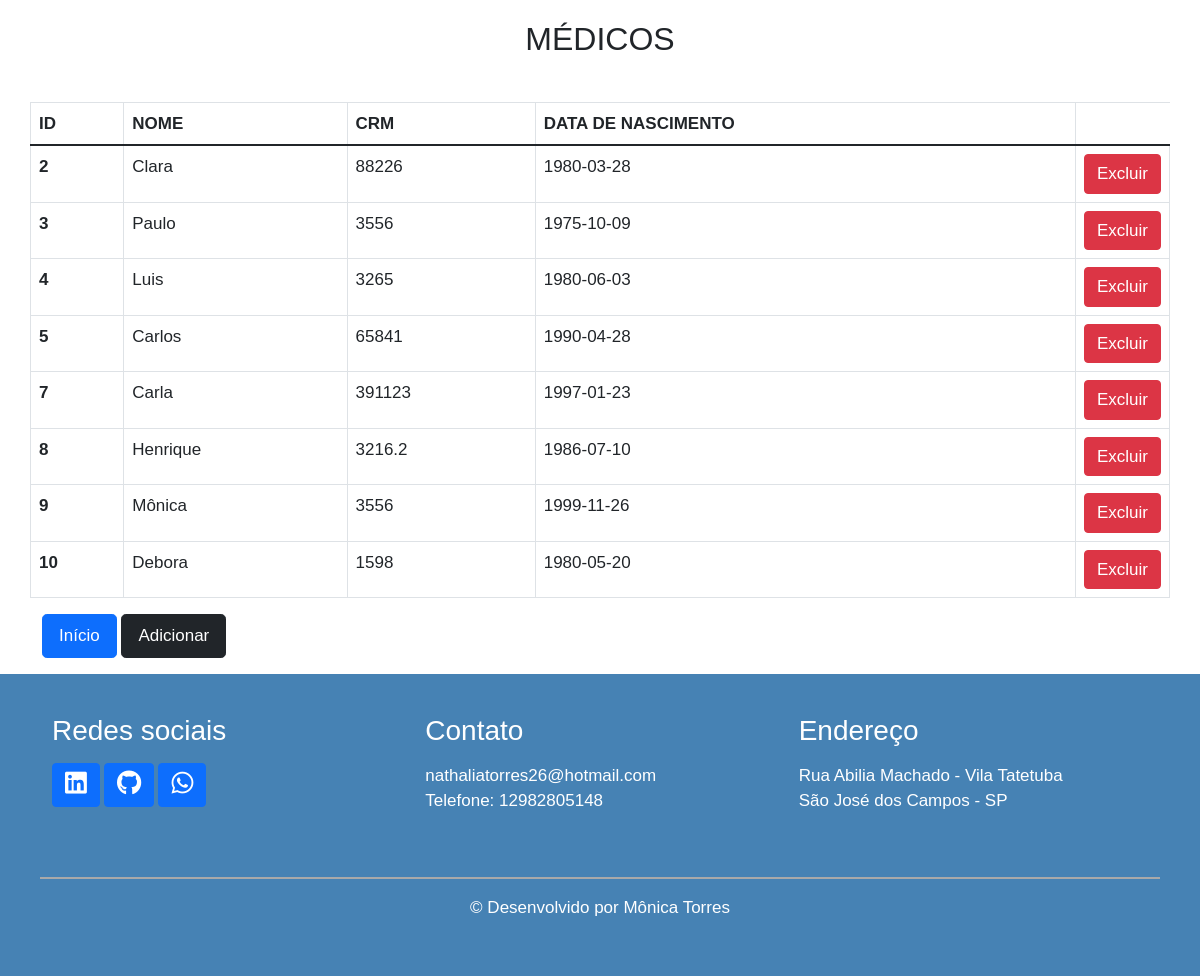
The page /index_medico.php on the database its author committed.
### tables this page shows
CREATE TABLE `medico` (
  `MedicoID` int(11) NOT NULL,
  `crm` varchar(50) DEFAULT NULL,
  `data_nasc` date DEFAULT NULL,
  `nome` varchar(25) DEFAULT NULL
);

### index_medico.php (the view, shortened to what this page needs)
<!DOCTYPE html>
<html lang="pt-br">
<head>
    <link rel="stylesheet" href="assets/css/bootstrap.min.css">
    <link rel="stylesheet" href="./assets/css/style.css">
    <link rel="stylesheet" href="https://pro.fontawesome.com/releases/v5.10.0/css/all.css" />
</head>
<body>
    <section class="home-med">
        <div class="container">
            <div class="jumbotron">
                <div class="row">
                    <h2>Médicos</h2>
                </div>
            </div>
            <div class="row">
                <table class="table table-bordered table-hover">
                    <thead>
                        <tr>
                            <th scope="col">Id</th>
                            <th scope="col">Nome</th>
                            <th scope="col">CRM</th>
                            <th scope="col">Data de Nascimento</th>
                        </tr>
                    </thead>
                    <tbody>
                        <?php
                        $pdo = Banco::conectar();
                        $sql = 'SELECT * FROM medico ORDER BY MedicoID ASC';
                        foreach ($pdo->query($sql) as $row) {
                            echo '<tr>';
                            echo '<th scope="row">' . $row['MedicoID'] . '</th>';
                            echo '<td>' . $row['nome'] . '</td>';
                            echo '<td>' . $row['crm'] . '</td>';
                            echo '<td>' . $row['data_nasc'] . '</td>';
                            echo '<td width=10>';
                            echo '<a class="btn btn-danger" href="tables/medico/delete_medico.php?id=' . $row['MedicoID'] . '">Excluir</a>';
                            echo '</td>';
                            echo '</tr>';
                        }
                        ?>
                    </tbody>
                </table>
            </div>
            <div class="row">
                <div class="col-md-12">
                    <p>
                        <a href="index.php" class="btn btn-lg btn-primary">Início</a>
                        <a href="tables/medico/create_medico.php" class="btn btn-lg btn-dark">Adicionar</a>
                    </p>
                </div>
            </div>
        </div>
    </section>
    <?php include("footer.php"); ?>
</body>
</html>

### assets/css/style.css (style rules this page uses)
p, a, input, th, td { font-size: 17px!important; font-family: 'Montserrat', sans-serif; text-decoration: none; line-height: 25px; }
h1, h2, h3, h4, h5, h6 { font-family: 'Montserrat', sans-serif; font-weight: 500; }
.btn { font-family: 'Montserrat', sans-serif!important; }
h2, th { text-transform: uppercase; }
.home-aten h2, .home-bene h2, .home-espe h2, .home-local h2, .home-med h2, .home-pro h2 { text-align: center; margin: 20px 0; }

### rows shown on the page
medico: MedicoID "2", nome "Clara", crm "88226", data_nasc "1980-03-28"
medico: MedicoID "3", nome "Paulo", crm "3556", data_nasc "1975-10-09"
medico: MedicoID "4", nome "Luis", crm "3265", data_nasc "1980-06-03"
medico: MedicoID "5", nome "Carlos", crm "65841", data_nasc "1990-04-28"
medico: MedicoID "7", nome "Carla", crm "391123", data_nasc "1997-01-23"
medico: MedicoID "8", nome "Henrique", crm "3216.2", data_nasc "1986-07-10"
medico: MedicoID "9", nome "Mônica", crm "3556", data_nasc "1999-11-26"
medico: MedicoID "10", nome "Debora", crm "1598", data_nasc "1980-05-20"
